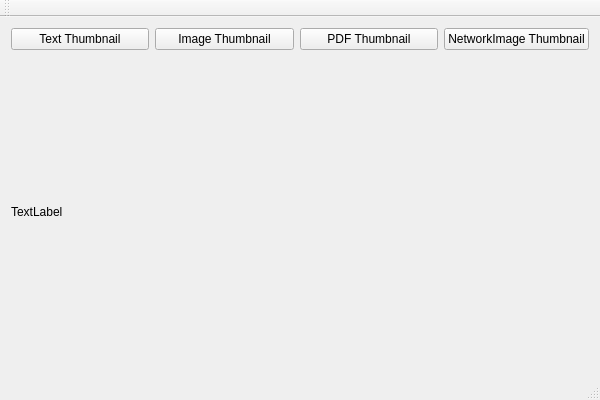
<?xml version="1.0" encoding="UTF-8"?>
<ui version="4.0">
 <class>CDocumentThumbnailDemoClass</class>
 <widget class="QMainWindow" name="CDocumentThumbnailDemoClass">
  <property name="geometry">
   <rect>
    <x>0</x>
    <y>0</y>
    <width>600</width>
    <height>400</height>
   </rect>
  </property>
  <property name="windowTitle">
   <string>CDocumentThumbnailDemo</string>
  </property>
  <widget class="QWidget" name="centralWidget">
   <layout class="QVBoxLayout" name="verticalLayout">
    <item>
     <layout class="QHBoxLayout" name="horizontalLayout">
      <item>
       <widget class="QPushButton" name="btnText">
        <property name="text">
         <string>Text Thumbnail</string>
        </property>
       </widget>
      </item>
      <item>
       <widget class="QPushButton" name="btnImg">
        <property name="text">
         <string>Image Thumbnail</string>
        </property>
       </widget>
      </item>
      <item>
       <widget class="QPushButton" name="btnPDF">
        <property name="text">
         <string>PDF Thumbnail</string>
        </property>
       </widget>
      </item>
      <item>
       <widget class="QPushButton" name="btnNet">
        <property name="text">
         <string>NetworkImage Thumbnail</string>
        </property>
       </widget>
      </item>
     </layout>
    </item>
    <item>
     <widget class="QLabel" name="label">
      <property name="text">
       <string>TextLabel</string>
      </property>
     </widget>
    </item>
   </layout>
  </widget>
  <widget class="QMenuBar" name="menuBar">
   <property name="geometry">
    <rect>
     <x>0</x>
     <y>0</y>
     <width>600</width>
     <height>23</height>
    </rect>
   </property>
  </widget>
  <widget class="QToolBar" name="mainToolBar">
   <attribute name="toolBarArea">
    <enum>TopToolBarArea</enum>
   </attribute>
   <attribute name="toolBarBreak">
    <bool>false</bool>
   </attribute>
  </widget>
  <widget class="QStatusBar" name="statusBar"/>
 </widget>
 <layoutdefault spacing="6" margin="11"/>
 <resources>
  <include location="cdocumentthumbnaildemo.qrc"/>
 </resources>
 <connections/>
</ui>
